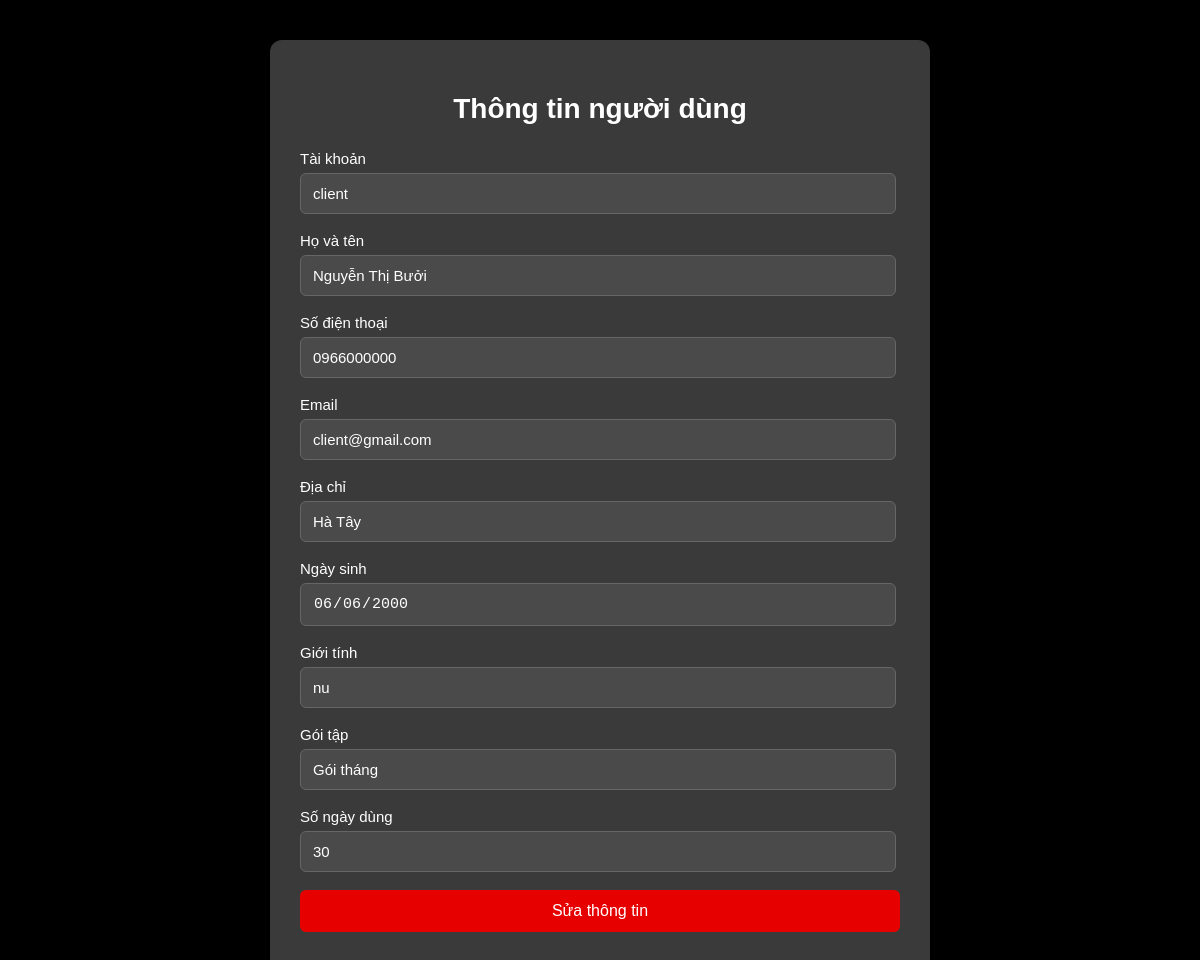
/thongtinnguoidung.php (signed in), run on the app's committed database.
### tables this page shows
CREATE TABLE `nguoi_dung` (
  `id` int NOT NULL,
  `tai_khoan` varchar(255) NOT NULL,
  `mat_khau` varchar(255) NOT NULL,
  `ho_ten` varchar(255) NOT NULL,
  `sdt` varchar(10) NOT NULL,
  `email` varchar(255) DEFAULT NULL,
  `dia_chi` varchar(255) DEFAULT NULL,
  `ngay_sinh` date DEFAULT NULL,
  `gioi_tinh` enum('nam','nu','khac') DEFAULT NULL,
  `vai_tro_id` int NOT NULL
);

CREATE TABLE `goi_tap` (
  `id` int NOT NULL,
  `ten_goi` varchar(20) NOT NULL,
  `so_ngay_dung` int NOT NULL,
  `gia` int NOT NULL,
  `mo_ta` text
);

### thongtinnguoidung.php (the view, shortened to what this page needs)
<?php
include 'connect.php';
$username = $_SESSION['username'] ?? '';
$row = null;
if ($username) {
    $stmt = $conn->prepare("
        SELECT nd.*, gt.ten_goi, gt.so_ngay_dung
        FROM nguoi_dung nd
        LEFT JOIN dang_ky dk ON nd.id = dk.nguoi_dung_id
        LEFT JOIN goi_tap gt ON dk.goi_tap_id = gt.id
        WHERE nd.tai_khoan = ?
        LIMIT 1
    ");
    $stmt->bind_param("s", $username);
    $stmt->execute();
    $result = $stmt->get_result();
    $row = $result->fetch_assoc();
}
?>
<!DOCTYPE html>
<html lang="en">
<head>
</head>
<body>
<div class="nguoidung">
    <h2>Thông tin người dùng</h2>
<?php if ($row): ?>
    <div class="box">
        <p>Tài khoản</p>
        <input type="text" value="<?= htmlspecialchars($row['tai_khoan']); ?>" readonly>
    </div>
    <div class="box">
        <p>Họ và tên</p>
        <input type="text" value="<?= htmlspecialchars($row['ho_ten']); ?>" readonly>
    </div>
    <div class="box">
        <p>Số điện thoại</p>
        <input type="text" value="<?= htmlspecialchars($row['sdt']); ?>" readonly>
    </div>
    <div class="box">
        <p>Email</p>
        <input type="text" value="<?= htmlspecialchars($row['email']); ?>" readonly>
    </div>
    <div class="box">
        <p>Địa chỉ</p>
        <input type="text" value="<?= htmlspecialchars($row['dia_chi']); ?>" readonly>
    </div>
    <div class="box">
        <p>Ngày sinh</p>
        <input type="date" value="<?= $row['ngay_sinh']; ?>" readonly>
    </div>
    <div class="box">
        <p>Giới tính</p>
        <input type="text" value="<?= htmlspecialchars($row['gioi_tinh']); ?>" readonly>
    </div>
    <div class="box">
        <p>Gói tập</p>
        <input type="text" value="<?= $row['ten_goi'] ?? 'Chưa đăng ký'; ?>" readonly>
    </div>
    <div class="box">
        <p>Số ngày dùng</p>
        <input type="text" value="<?= $row['so_ngay_dung'] ?? '0'; ?>" readonly>
    </div>
    <div class="box">
        <a class="submit-btn" href="index.php?page_layout=capnhatthongtinnguoidung&id=<?= $row['id']; ?>">
            Sửa thông tin
        </a>
    </div>
<?php else: ?>
    <p class="note">Không tìm thấy thông tin người dùng</p>
<?php endif; ?>
</div>
</body>
</html>

### thongtinnguoidung.php (style rules this page uses)
body { background: #000; margin: 0; padding: 0; font-family: Arial, sans-serif; }
.nguoidung { width: 50%; margin: 40px auto; padding: 30px; background: #3a3a3a; border-radius: 12px; }
.nguoidung h2 { text-align: center; font-size: 28px; color: #fff; margin-bottom: 25px; }
.box { margin-bottom: 18px; }
.box p { margin: 0 0 6px 0; font-size: 15px; color: #fff; }
input[type="text"], input[type="email"], input[type="date"] { width: 95%; padding: 11px 12px; border: 1px solid #666; border-radius: 6px; font-size: 15px; background: #4a4a4a; color: #fff; }
.submit-btn { display: block; text-align: center; padding: 12px; background: #e60000; color: white; font-size: 16px; border-radius: 6px; text-decoration: none; }

### data on the page
nguoi_dung: tai_khoan "client", ho_ten "Nguyễn Thị Bưởi", sdt "0966000000", email "client@gmail.com", dia_chi "Hà Tây", ngay_sinh "06/06/2000", gioi_tinh "nu", ten_goi "Gói tháng", so_ngay_dung "30"
